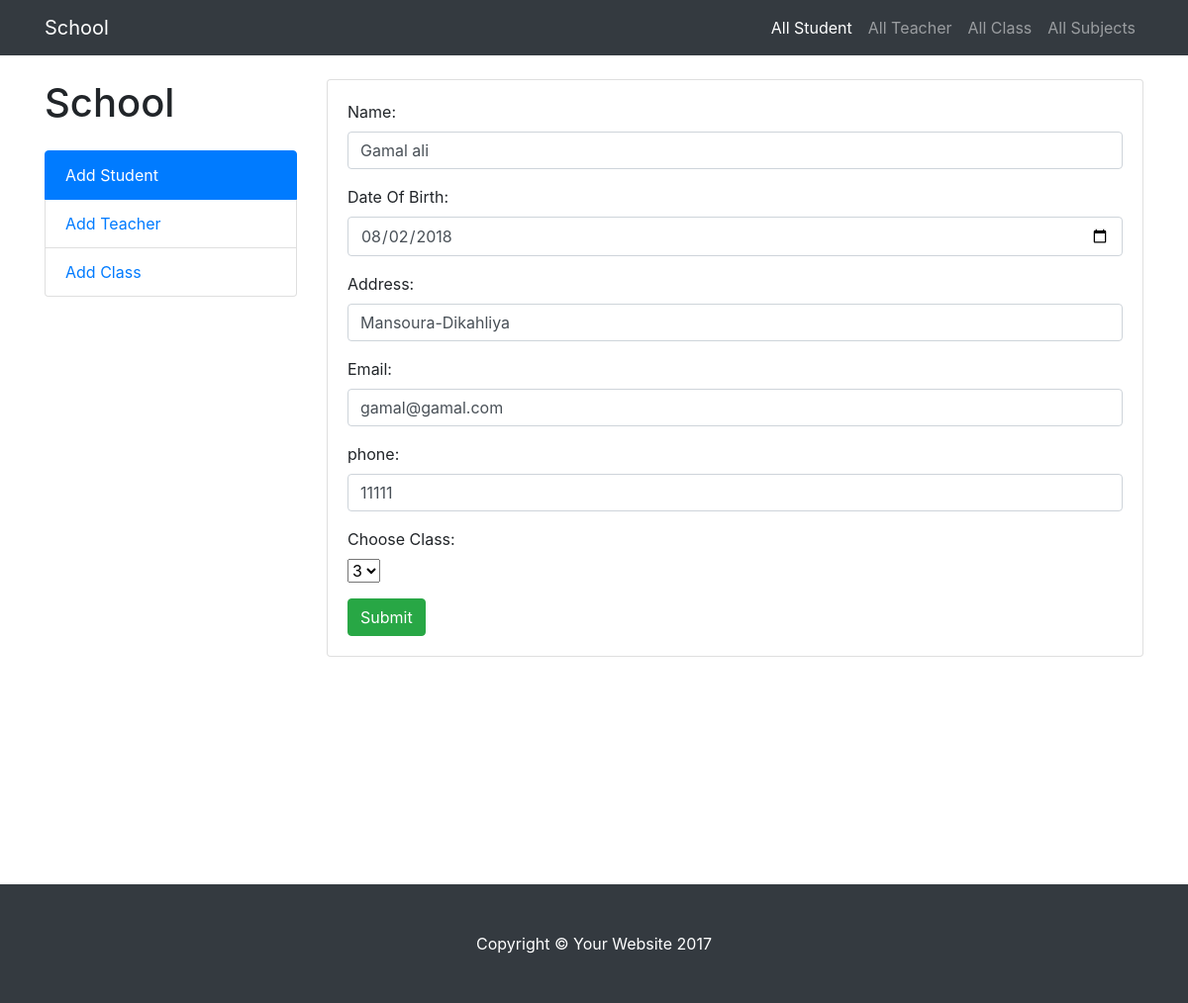
Screenshot of /editstudent.php?id=9 with the database file from the repository.
### tables this page shows
CREATE TABLE `students` (
  `id` int(10) UNSIGNED NOT NULL,
  `dob` date NOT NULL,
  `address` varchar(50) NOT NULL,
  `phone` int(10) UNSIGNED DEFAULT NULL,
  `email` varchar(90) NOT NULL,
  `class_id` int(10) UNSIGNED NOT NULL,
  `name` varchar(100) NOT NULL
);

### includes/student.php (called while the page is built, shortened)
<?php
class students{
    public function __get($param){
        return $this->$param;
    }
}

### includes/class.php (called while the page is built, shortened)
<?php
class studentClass{
    public function __get($param){
        return $this->$param;
    }
}

### editstudent.php (the view, shortened to what this page needs)
<?php
require_once('includes/dbconnect.php');
require_once("includes/student.php");
require_once("includes/class.php");
require_once('includes/header.php');
$sql = $conn->query('SELECT * FROM class');
$claasresult = $sql->fetchAll(PDO::FETCH_CLASS, 'studentClass');
$stmt = $conn->query("SELECT * FROM students WHERE id = '{$_GET['id']}'");
$result = $stmt->fetchAll(PDO::FETCH_CLASS, 'students');
?>
        <div class="col-lg-9">
          <div class="card mt-4">
            <div class="card-body">
              <?php
                        foreach($result as $student){
                            ?>
                            <form method="POST">
                                <div class="form-group">
                                    <label for="name">Name:</label>
                                    <input type="text" class="form-control" id="name" name="name" value="<?=$student->name?>" required>
                                </div>
                                <div class="form-group">
                                    <label for="dob">Date Of Birth:</label>
                                    <input type="date" class="form-control" id="dob" name="dob"  value="<?= $student->dob?>" required>
                                </div>
                                <div class="form-group">
                                    <label for="address">Address:</label>
                                    <input type="text" class="form-control" id="address" name="address"  value="<?= $student->address?>" required>
                                </div>
                                <div class="form-group">
                                    <label for="email">Email:</label>
                                    <input type="email" class="form-control" id="email" name="email" value="<?= $student->email?>"   required>
                                </div>
                                <div class="form-group">
                                    <label for="phone">phone:</label>
                                    <input type="number" class="form-control" id="phone" name="phone" value="<?= $student->phone?>"   required>
                                </div>
                                <div class="form-group">
                                <label for="classid">Choose Class:</label><br>
                                <select name="classid">
                                <?php foreach($claasresult as $listclass){
                                ?>
                                <option value="<?php $listclass->id ?>"><?php echo $listclass->id ?></option><br>
                                <br>
                                <?php
                                }
                                ?>
                                </select>
                            </div>
                                <button type="submit" class="btn btn-success" name="update">Submit</button>
                            </form>
                    <?php
                        }
                    ?>
            </div>
          </div>
        </div>
      </div>
    </div>
<?php
    include_once('includes/footer.php');
?>

### css/shop-item.css (style rules this page uses)
body { padding-top: 54px; }
@media (min-width: 992px) { body { padding-top: 56px; } }

### rows the page displays
students: name "Gamal ali", dob "08/02/2018", address "Mansoura-Dikahliya", email "gamal@gamal.com", phone "11111"

### other values shown
form field classid "3"
